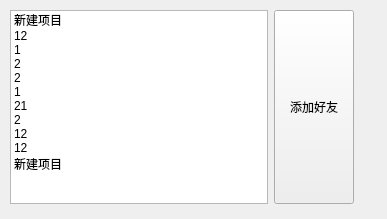
<?xml version="1.0" encoding="UTF-8"?>
<ui version="4.0">
 <class>online</class>
 <widget class="QWidget" name="online">
  <property name="geometry">
   <rect>
    <x>0</x>
    <y>0</y>
    <width>387</width>
    <height>219</height>
   </rect>
  </property>
  <property name="windowTitle">
   <string>Form</string>
  </property>
  <widget class="QWidget" name="">
   <property name="geometry">
    <rect>
     <x>10</x>
     <y>10</y>
     <width>344</width>
     <height>194</height>
    </rect>
   </property>
   <layout class="QHBoxLayout" name="horizontalLayout">
    <item>
     <widget class="QListWidget" name="Online_listWidget">
      <item>
       <property name="text">
        <string>新建项目</string>
       </property>
      </item>
      <item>
       <property name="text">
        <string>12</string>
       </property>
      </item>
      <item>
       <property name="text">
        <string>1</string>
       </property>
      </item>
      <item>
       <property name="text">
        <string>2</string>
       </property>
      </item>
      <item>
       <property name="text">
        <string>2</string>
       </property>
      </item>
      <item>
       <property name="text">
        <string>1</string>
       </property>
      </item>
      <item>
       <property name="text">
        <string>21</string>
       </property>
      </item>
      <item>
       <property name="text">
        <string>2</string>
       </property>
      </item>
      <item>
       <property name="text">
        <string>12</string>
       </property>
      </item>
      <item>
       <property name="text">
        <string>12</string>
       </property>
      </item>
      <item>
       <property name="text">
        <string>新建项目</string>
       </property>
      </item>
     </widget>
    </item>
    <item>
     <widget class="QSplitter" name="splitter">
      <property name="orientation">
       <enum>Qt::Vertical</enum>
      </property>
      <widget class="QPushButton" name="addFriend_pb">
       <property name="text">
        <string>添加好友</string>
       </property>
      </widget>
     </widget>
    </item>
   </layout>
  </widget>
 </widget>
 <resources/>
 <connections/>
</ui>
